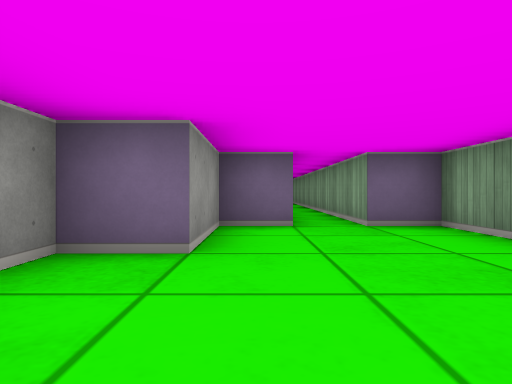
[1] (above)

15 first-person views from a walk through a cub3D level. The camera is about half as high as the walls, looks level and sees 75° across. The floor is counted in squares. Each view is taken from the middle of a square. On the plan, view 1 faces up. The plan holds only what a view shows up to about 9 squares ahead; the rest is blank. The place goes on beyond the plan.

[2]
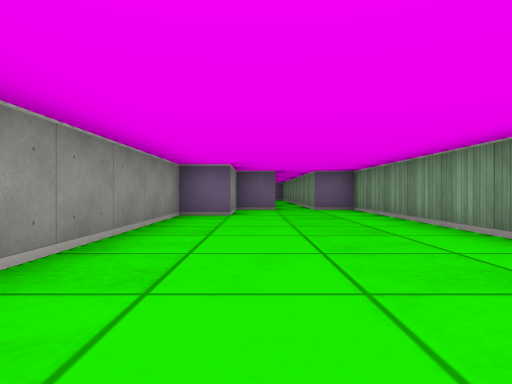

[3]
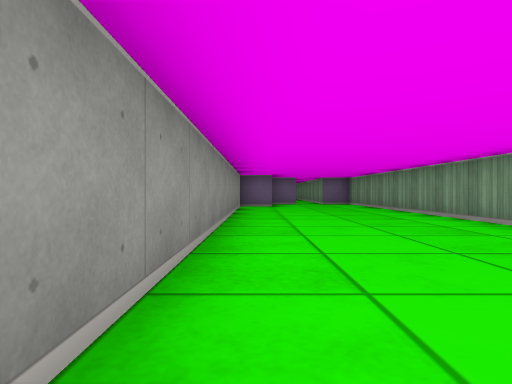

[4]
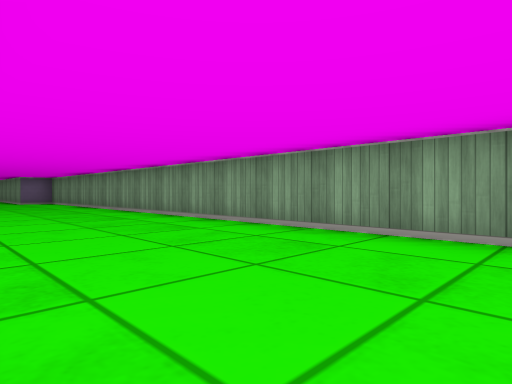

[5]
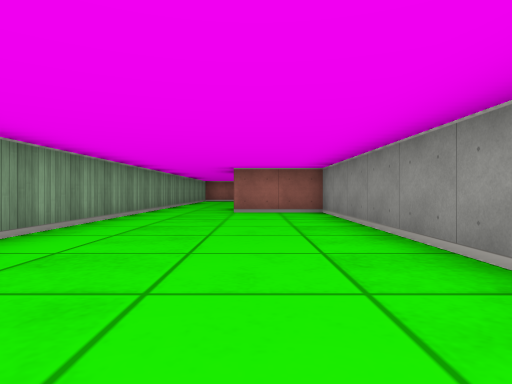

[6]
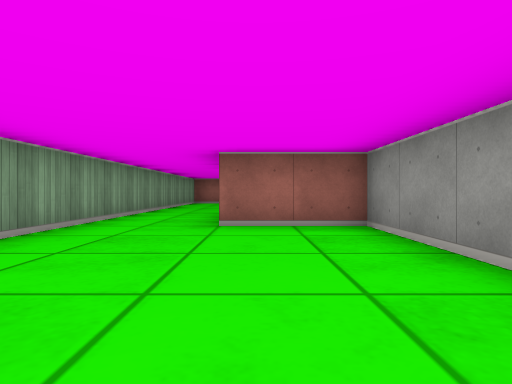

[7]
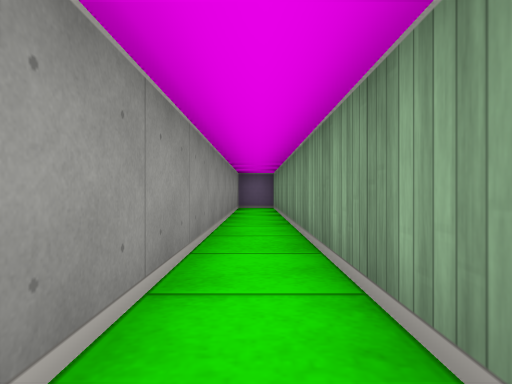

[8]
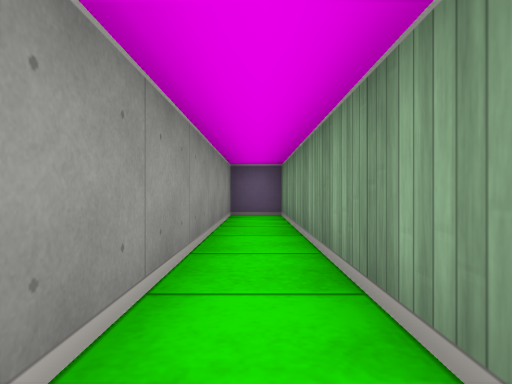

[9]
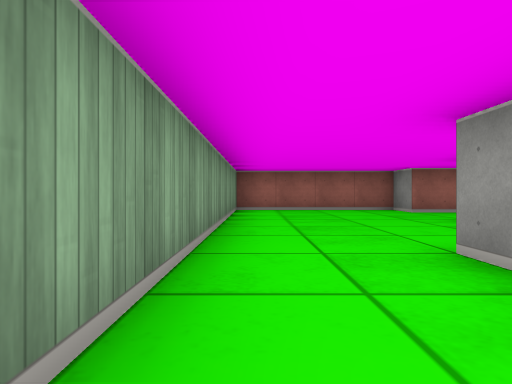

[10]
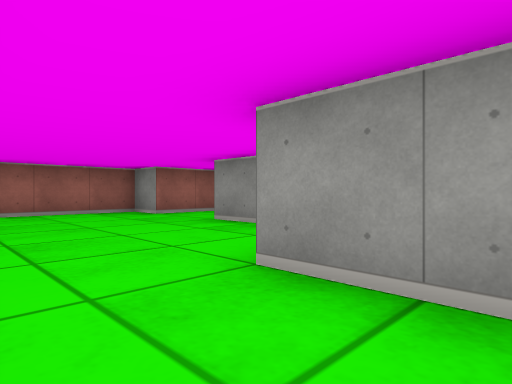

[11]
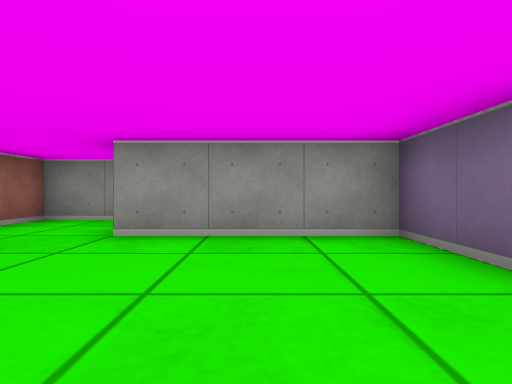

[12]
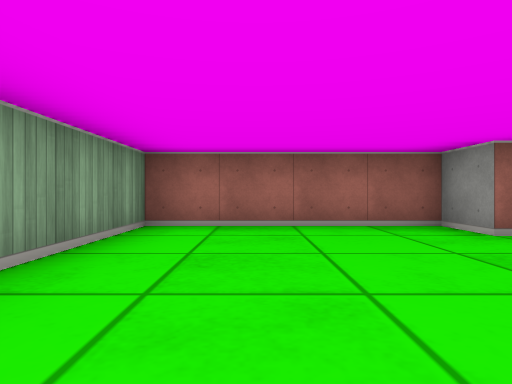

[13]
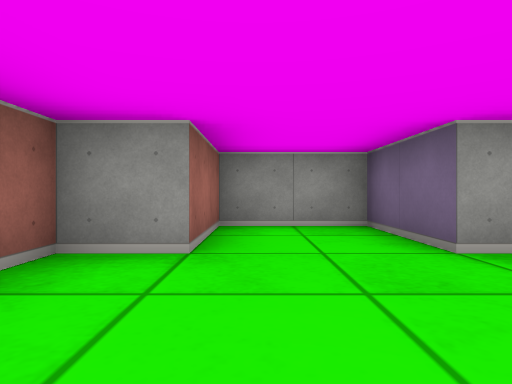

[14]
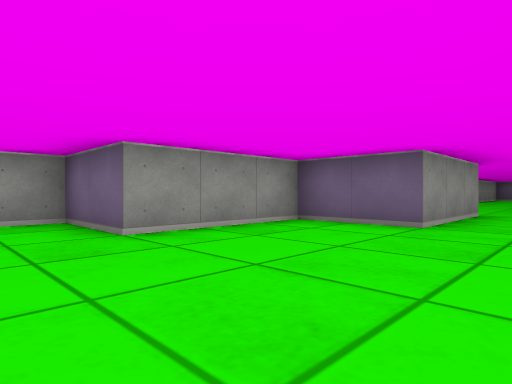

[15]
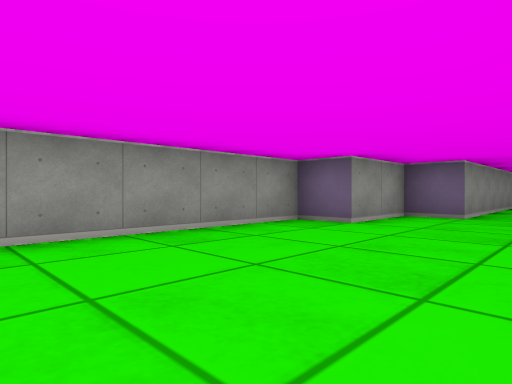

### Floor plan
Points are (right, up) in squares from view 1. A wall is a line through its corners. A room is listed if a view was taken in it or the views show most of it. See-through windows are left out.
Room 1 (views 1, 2, 3, 4, 5, 6, 7, 8, 15)
walls: (2.5, -11.5) (2.5, 4.5) (1.5, 4.5) (1.5, 14.5) (0.5, 14.5) (0.5, 4.5) (-0.5, 4.5) (-0.5, 2.5) (-1.5, 2.5) (-1.5, -11.5) (0.5, -11.5)
ways out: opening at (1.5, -12) to room 2
Room 2 (views 9, 10, 11, 12, 13, 14)
walls: (0.5, -11.5) (0.5, -14.5) (-1.5, -14.5) (-1.5, -17.5) (-3.5, -17.5) (-3.5, -19.5) (-1.5, -19.5) (-1.5, -20.5) (2.5, -20.5) (2.5, -11.5)
ways out: opening at (1.5, -12) to room 1

Positions as (right, up) in squares from view 1, and headings:
1: (0, 0), facing up
2: (0, -4), facing up
3: (-1, -8), facing up
4: (-1, -10), facing up-right
5: (0, -4), facing down
6: (0, -7), facing down
7: (1, 5), facing up
8: (1, 8), facing up
9: (2, -12), facing down
10: (2, -13), facing down-left
11: (2, -16), facing left
12: (1, -16), facing down
13: (1, -19), facing left
14: (2, -19), facing up-left
15: (2, -2), facing up-left
